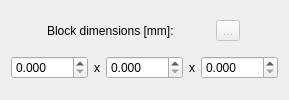
        <widget class="QWidget" name="pg_size">
         <layout class="QGridLayout" name="gridLayout_8">
          <item row="0" column="0">
           <layout class="QHBoxLayout" name="horizontalLayout_4">
            <item>
             <widget class="QLabel" name="label_21">
              <property name="sizePolicy">
               <sizepolicy hsizetype="Maximum" vsizetype="Preferred">
                <horstretch>0</horstretch>
                <verstretch>0</verstretch>
               </sizepolicy>
              </property>
              <property name="font">
               <font>
                <weight>50</weight>
                <italic>false</italic>
                <bold>false</bold>
               </font>
              </property>
              <property name="text">
               <string>Block dimensions [mm]:</string>
              </property>
             </widget>
            </item>
            <item>
             <widget class="QToolButton" name="tbt_measure_dimensions">
              <property name="enabled">
               <bool>false</bool>
              </property>
              <property name="toolTip">
               <string>Measure block dimensions</string>
              </property>
              <property name="text">
               <string>...</string>
              </property>
              <property name="icon">
               <iconset>
                <normaloff>../../resources/img/measure.png</normaloff>../../resources/img/measure.png</iconset>
              </property>
              <property name="iconSize">
               <size>
                <width>24</width>
                <height>24</height>
               </size>
              </property>
             </widget>
            </item>
           </layout>
          </item>
          <item row="1" column="0">
           <layout class="QHBoxLayout" name="horizontalLayout_3">
            <item>
             <widget class="QDoubleSpinBox" name="sbd_block_dimension1">
              <property name="enabled">
               <bool>true</bool>
              </property>
              <property name="sizePolicy">
               <sizepolicy hsizetype="Maximum" vsizetype="Fixed">
                <horstretch>0</horstretch>
                <verstretch>0</verstretch>
               </sizepolicy>
              </property>
              <property name="font">
               <font>
                <weight>50</weight>
                <italic>false</italic>
                <bold>false</bold>
               </font>
              </property>
              <property name="decimals">
               <number>3</number>
              </property>
              <property name="maximum">
               <double>1000.000000000000000</double>
              </property>
             </widget>
            </item>
            <item alignment="Qt::AlignHCenter">
             <widget class="QLabel" name="label_4">
              <property name="font">
               <font>
                <weight>50</weight>
                <italic>false</italic>
                <bold>false</bold>
               </font>
              </property>
              <property name="text">
               <string>x</string>
              </property>
             </widget>
            </item>
            <item>
             <widget class="QDoubleSpinBox" name="sbd_block_dimension2">
              <property name="enabled">
               <bool>true</bool>
              </property>
              <property name="sizePolicy">
               <sizepolicy hsizetype="Maximum" vsizetype="Fixed">
                <horstretch>0</horstretch>
                <verstretch>0</verstretch>
               </sizepolicy>
              </property>
              <property name="font">
               <font>
                <weight>50</weight>
                <italic>false</italic>
                <bold>false</bold>
               </font>
              </property>
              <property name="decimals">
               <number>3</number>
              </property>
              <property name="maximum">
               <double>1000.000000000000000</double>
              </property>
             </widget>
            </item>
            <item alignment="Qt::AlignHCenter">
             <widget class="QLabel" name="label_6">
              <property name="font">
               <font>
                <weight>50</weight>
                <italic>false</italic>
                <bold>false</bold>
               </font>
              </property>
              <property name="text">
               <string>x</string>
              </property>
             </widget>
            </item>
            <item>
             <widget class="QDoubleSpinBox" name="sbd_block_dimension3">
              <property name="enabled">
               <bool>true</bool>
              </property>
              <property name="sizePolicy">
               <sizepolicy hsizetype="Maximum" vsizetype="Fixed">
                <horstretch>0</horstretch>
                <verstretch>0</verstretch>
               </sizepolicy>
              </property>
              <property name="font">
               <font>
                <weight>50</weight>
                <italic>false</italic>
                <bold>false</bold>
               </font>
              </property>
              <property name="decimals">
               <number>3</number>
              </property>
              <property name="maximum">
               <double>1000.000000000000000</double>
              </property>
             </widget>
            </item>
           </layout>
          </item>
         </layout>
        </widget>
